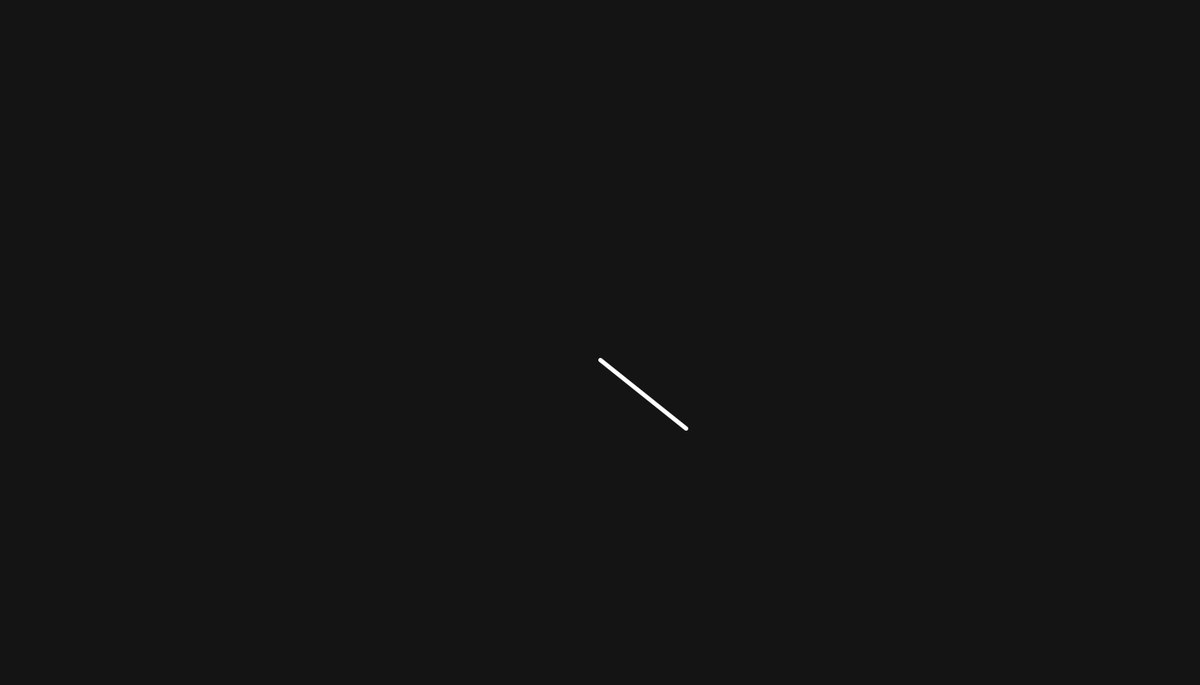
Frame 1 (no input)
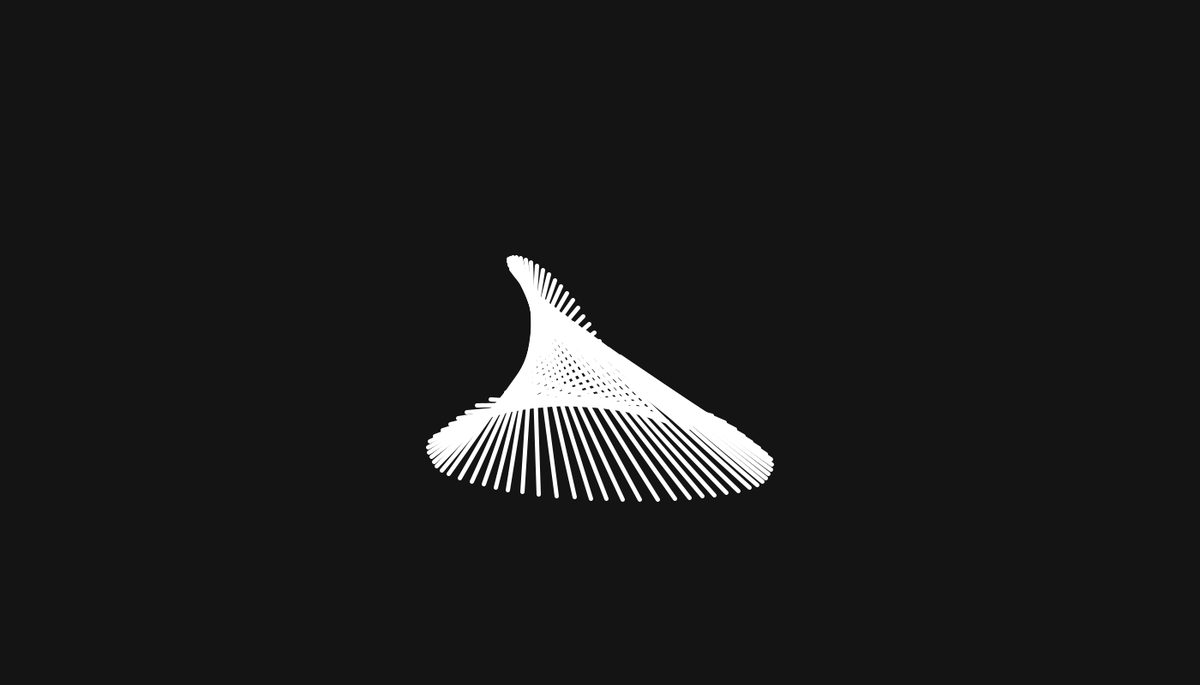
Frame 60 (the mouse pressed at the canvas centre just before this capture)
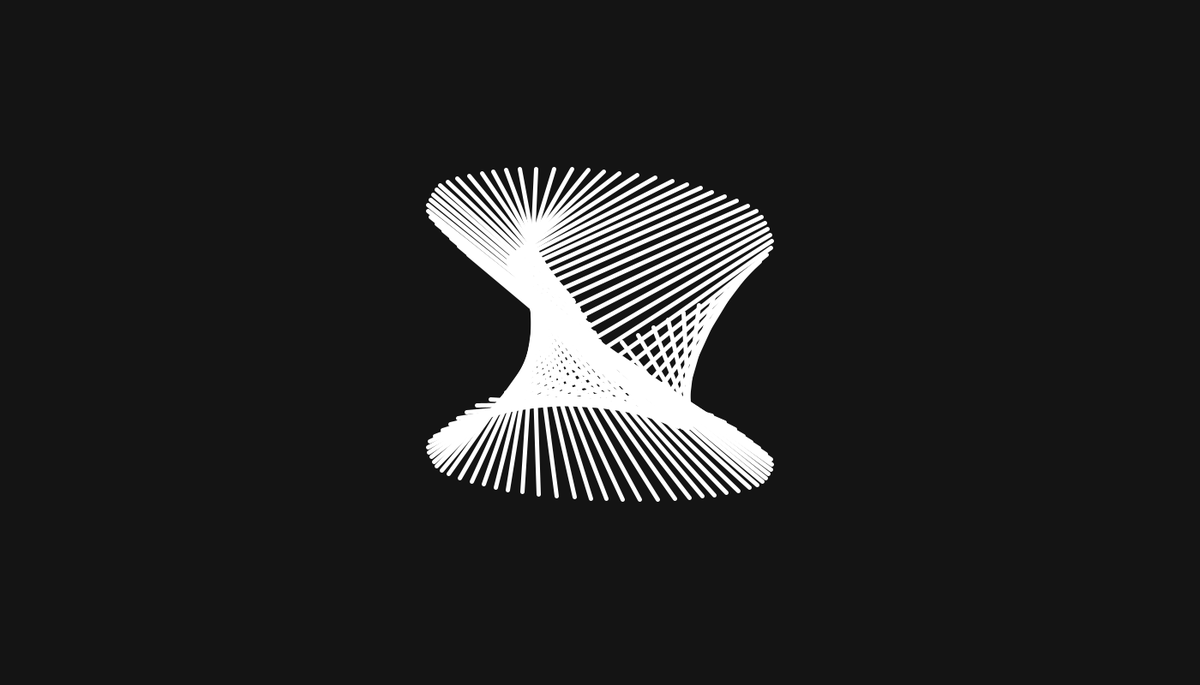
Frame 120 (the mouse held since frame 60 and released just before this capture)

The Processing sketch that drew these frames (run headless with seeded random() and noise(); from frame 60 on, the mouse is pressed at the canvas centre):

// Processing sketch: osciloscope_sketch_sin_cos
// ── osciloscope_sketch_sin_cos.pde
float t;

void setup(){
  background (20);
  size(1400,800);
}

void draw(){
  stroke(255);
  strokeWeight(5);
  
  translate (width/2, height/2);
  line(x1(t), y1(t), x2(t), y2(t));
  
 // point(x1(t), y1(t));
   // point(x2(t), y2(t));
  t++;
  
}
  
  float  x1(float t) {
    return cos (t/ 10) *100 +sin(t/5) * 20;
    
  }
  
  float y1(float t) {
    return cos(t/10) *100;
    //within sin we change the increasefreaquency
    
}
  float  x2(float t) {
    return sin (t/ 10) *200 +sin(t) * 2;
    
  }
  
  float y2(float t) {
    return sin(t/ 20) *200 +cos(t/12) *20;
    //within sin we change the increasefreaquency
    
}
